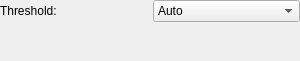
<?xml version="1.0" encoding="UTF-8"?>
<ui version="4.0">
 <class>qMRMLVolumeThresholdWidget</class>
 <widget class="QWidget" name="qMRMLVolumeThresholdWidget">
  <property name="geometry">
   <rect>
    <x>0</x>
    <y>0</y>
    <width>300</width>
    <height>61</height>
   </rect>
  </property>
  <property name="sizePolicy">
   <sizepolicy hsizetype="Expanding" vsizetype="Fixed">
    <horstretch>0</horstretch>
    <verstretch>0</verstretch>
   </sizepolicy>
  </property>
  <property name="windowTitle">
   <string>Form</string>
  </property>
  <layout class="QGridLayout" name="gridLayout">
   <property name="margin">
    <number>0</number>
   </property>
   <item row="0" column="0">
    <widget class="QLabel" name="ThresholdLabel">
     <property name="text">
      <string>Threshold: </string>
     </property>
    </widget>
   </item>
   <item row="0" column="1">
    <widget class="QComboBox" name="AutoManualComboBox">
     <item>
      <property name="text">
       <string>Auto</string>
      </property>
     </item>
     <item>
      <property name="text">
       <string>Manual</string>
      </property>
     </item>
     <item>
      <property name="text">
       <string>Off</string>
      </property>
     </item>
    </widget>
   </item>
   <item row="1" column="0" colspan="2">
    <widget class="ctkRangeWidget" name="VolumeThresholdRangeWidget"/>
   </item>
  </layout>
 </widget>
 <customwidgets>
   <customwidget>
     <class>ctkRangeWidget</class>
     <extends>QWidget</extends>
     <header>ctkRangeWidget.h</header>
   </customwidget>
 </customwidgets>
 <resources/>
 <connections/>
</ui>
